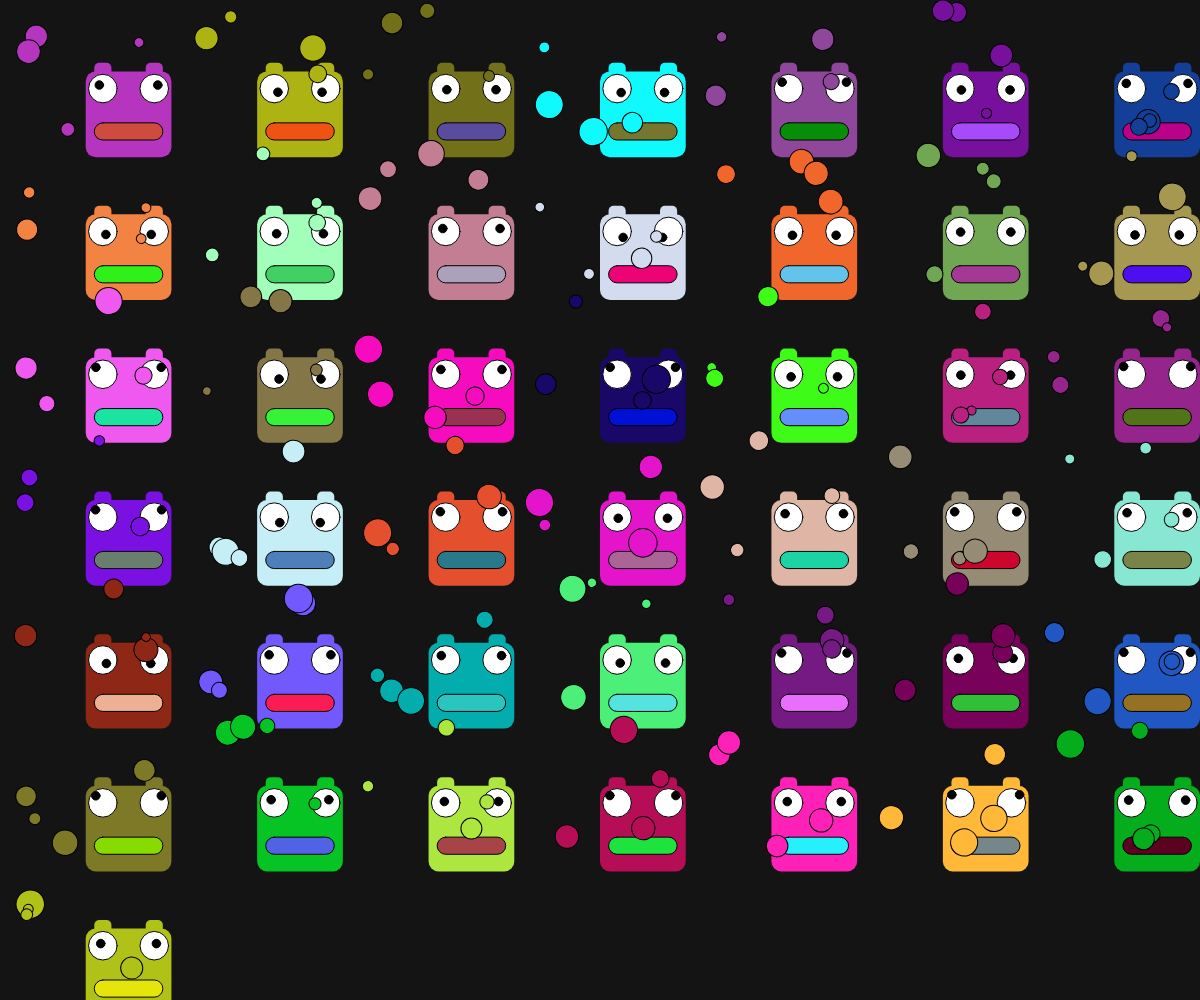
Frame 1 (no input)
Frame 60 (no input): identical to frame 1, image omitted
Frame 120 (the mouse pressed at the canvas centre since frame 60): identical to frame 1, image omitted

The p5.js sketch that drew this single still picture (run headless with seeded random() and noise() and a simulated clock; from frame 60 on, the mouse is pressed at the canvas centre):

// p5.js sketch
// ── sketch.js
function setup() {
  createCanvas(windowWidth, windowHeight);
  background(20);

  let glyphsNumber = 49;
  let columnsNumber = ceil(sqrt(glyphsNumber));
  let rowsNumber = sqrt(glyphsNumber);
  let currentX = 0;
  let currentY = 0;
  let columnWidth = windowWidth/columnsNumber;
  let rowsWidth = windowHeight/rowsNumber;

  for (let g = 0; g < glyphsNumber; g++) {
    myGlyph(currentX + columnWidth/2, currentY + rowsWidth/2, rowsWidth*0.6);
    currentX = currentX + columnWidth

    if (currentX >= windowWidth) {
      currentX = 0;
      currentY = currentY + rowsWidth
    }
  }

}

function draw() {
}

function myGlyph(_x, _y, _size) {
  push();

    fill(random(0,255), random(0, 255), random(0, 255)) // funzione magnifica per colori casuali

    // FACCIA
    translate(_x, _y);

    push();
    noStroke()
    rect(0, 0, _size, _size, 10);
    pop();

    push();


      // orecchie
      push();

        noStroke()
        rect(_size/10, -_size/10, _size/5, _size/5, 5)
        rect(_size-(_size/10)*3, -_size/10, _size/5, _size/5, 5)

      pop();


      // occhi
      fill(255, 255, 255)
      circle(_size/5, _size/5, _size/3)
      circle(_size-_size/5, _size/5, _size/3)


      // pupille
      const eyeSpace = random(_size/10, _size/3.7)

      fill(0)
      circle(eyeSpace, eyeSpace, _size/10)
      circle(_size-eyeSpace, eyeSpace, _size/10)
      

      // bocca
      fill(random(0,255), random(0, 255), random(0, 255))
      rect(_size/10, _size-_size/2.5, _size-_size/5, _size/5, 10)   


    pop();

    

    // BOLLE
    for (let i = 0; i < 4; i++) {
    
      angleMode(DEGREES)
      const myRotation = random(360); // se un numero, tra 0 e quel numero; se due numeri, tra quelli
      const myDiameter = random(_size/10, _size/3);
    
      push();

        rotate(myRotation);
        translate(_size/2, _size/2);
        circle(0, 0, myDiameter);

      pop();
    }

  pop();
}
